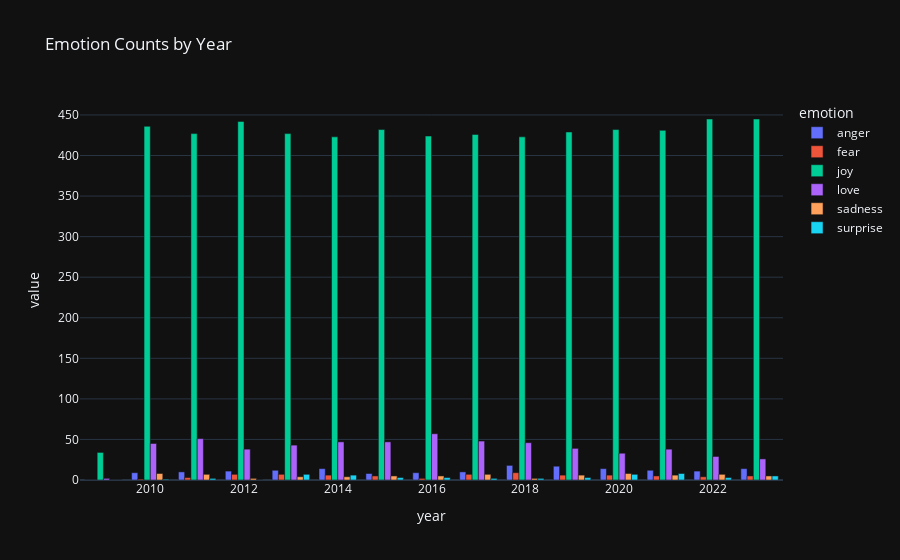

Notebook cell for this chart:
### Code cell
# graph a grouped bar chart for count of emotion by year
df_emotion_counts = df.groupby(['year', 'emotion']).size().unstack().fillna(0)

# Plot the grouped bar chart
px.defaults.template = "plotly_dark"
fig = px.bar(df_emotion_counts, barmode='group', title='Emotion Counts by Year')
fig.show()

### Figure 1 — Plotly figure (JSON) as saved in the notebook; plotly's stock layout.template omitted (floating-point values rounded to 4 significant figures)
{"data": [{"alignmentgroup": "True", "hovertemplate": "emotion=anger<br>year=%{x}<br>value=%{y}<extra></extra>", "legendgroup": "anger", "marker": {"color": "#636efa", "pattern": {"shape": ""}}, "name": "anger", "offsetgroup": "anger", "orientation": "v", "showlegend": true, "textposition": "auto", "type": "bar", "x": [2009, 2010, 2011, 2012, 2013, 2014, 2015, 2016, 2017, 2018, 2019, 2020, 2021, 2022, 2023], "xaxis": "x", "y": [0, 9, 10, 11, 12, 14, 8, 9, 10, 18, 17, 14, 12, 11, 14], "yaxis": "y"}, {"alignmentgroup": "True", "hovertemplate": "emotion=fear<br>year=%{x}<br>value=%{y}<extra></extra>", "legendgroup": "fear", "marker": {"color": "#EF553B", "pattern": {"shape": ""}}, "name": "fear", "offsetgroup": "fear", "orientation": "v", "showlegend": true, "textposition": "auto", "type": "bar", "x": [2009, 2010, 2011, 2012, 2013, 2014, 2015, 2016, 2017, 2018, 2019, 2020, 2021, 2022, 2023], "xaxis": "x", "y": [0, 1, 3, 7, 7, 6, 5, 2, 7, 9, 6, 6, 5, 4, 5], "yaxis": "y"}, {"alignmentgroup": "True", "hovertemplate": "emotion=joy<br>year=%{x}<br>value=%{y}<extra></extra>", "legendgroup": "joy", "marker": {"color": "#00cc96", "pattern": {"shape": ""}}, "name": "joy", "offsetgroup": "joy", "orientation": "v", "showlegend": true, "textposition": "auto", "type": "bar", "x": [2009, 2010, 2011, 2012, 2013, 2014, 2015, 2016, 2017, 2018, 2019, 2020, 2021, 2022, 2023], "xaxis": "x", "y": [34, 436, 427, 442, 427, 423, 432, 424, 426, 423, 429, 432, 431, 445, 445], "yaxis": "y"}, {"alignmentgroup": "True", "hovertemplate": "emotion=love<br>year=%{x}<br>value=%{y}<extra></extra>", "legendgroup": "love", "marker": {"color": "#ab63fa", "pattern": {"shape": ""}}, "name": "love", "offsetgroup": "love", "orientation": "v", "showlegend": true, "textposition": "auto", "type": "bar", "x": [2009, 2010, 2011, 2012, 2013, 2014, 2015, 2016, 2017, 2018, 2019, 2020, 2021, 2022, 2023], "xaxis": "x", "y": [2, 45, 51, 38, 43, 47, 47, 57, 48, 46, 39, 33, 38, 29, 26], "yaxis": "y"}, {"alignmentgroup": "True", "hovertemplate": "emotion=sadness<br>year=%{x}<br>value=%{y}<extra></extra>", "legendgroup": "sadness", "marker": {"color": "#FFA15A", "pattern": {"shape": ""}}, "name": "sadness", "offsetgroup": "sadness", "orientation": "v", "showlegend": true, "textposition": "auto", "type": "bar", "x": [2009, 2010, 2011, 2012, 2013, 2014, 2015, 2016, 2017, 2018, 2019, 2020, 2021, 2022, 2023], "xaxis": "x", "y": [0, 8, 7, 2, 4, 4, 5, 5, 7, 2, 6, 8, 6, 7, 5], "yaxis": "y"}, {"alignmentgroup": "True", "hovertemplate": "emotion=surprise<br>year=%{x}<br>value=%{y}<extra></extra>", "legendgroup": "surprise", "marker": {"color": "#19d3f3", "pattern": {"shape": ""}}, "name": "surprise", "offsetgroup": "surprise", "orientation": "v", "showlegend": true, "textposition": "auto", "type": "bar", "x": [2009, 2010, 2011, 2012, 2013, 2014, 2015, 2016, 2017, 2018, 2019, 2020, 2021, 2022, 2023], "xaxis": "x", "y": [0, 1, 2, 0, 7, 6, 3, 3, 2, 2, 3, 7, 8, 3, 5], "yaxis": "y"}], "layout": {"barmode": "group", "legend": {"title": {"text": "emotion"}, "tracegroupgap": 0}, "title": {"text": "Emotion Counts by Year"}, "xaxis": {"anchor": "y", "domain": [0, 1], "title": {"text": "year"}}, "yaxis": {"anchor": "x", "domain": [0, 1], "title": {"text": "value"}}}}
